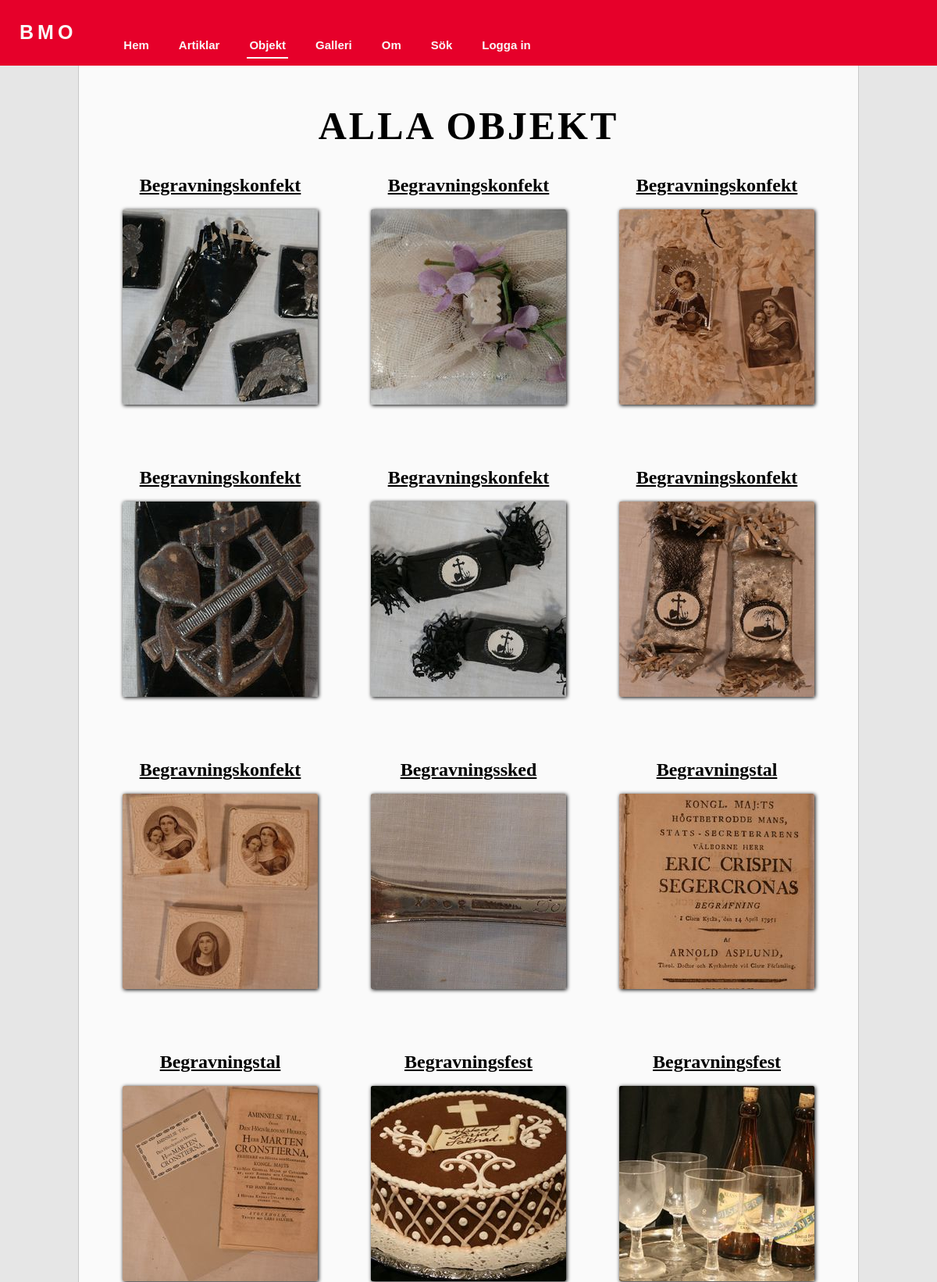
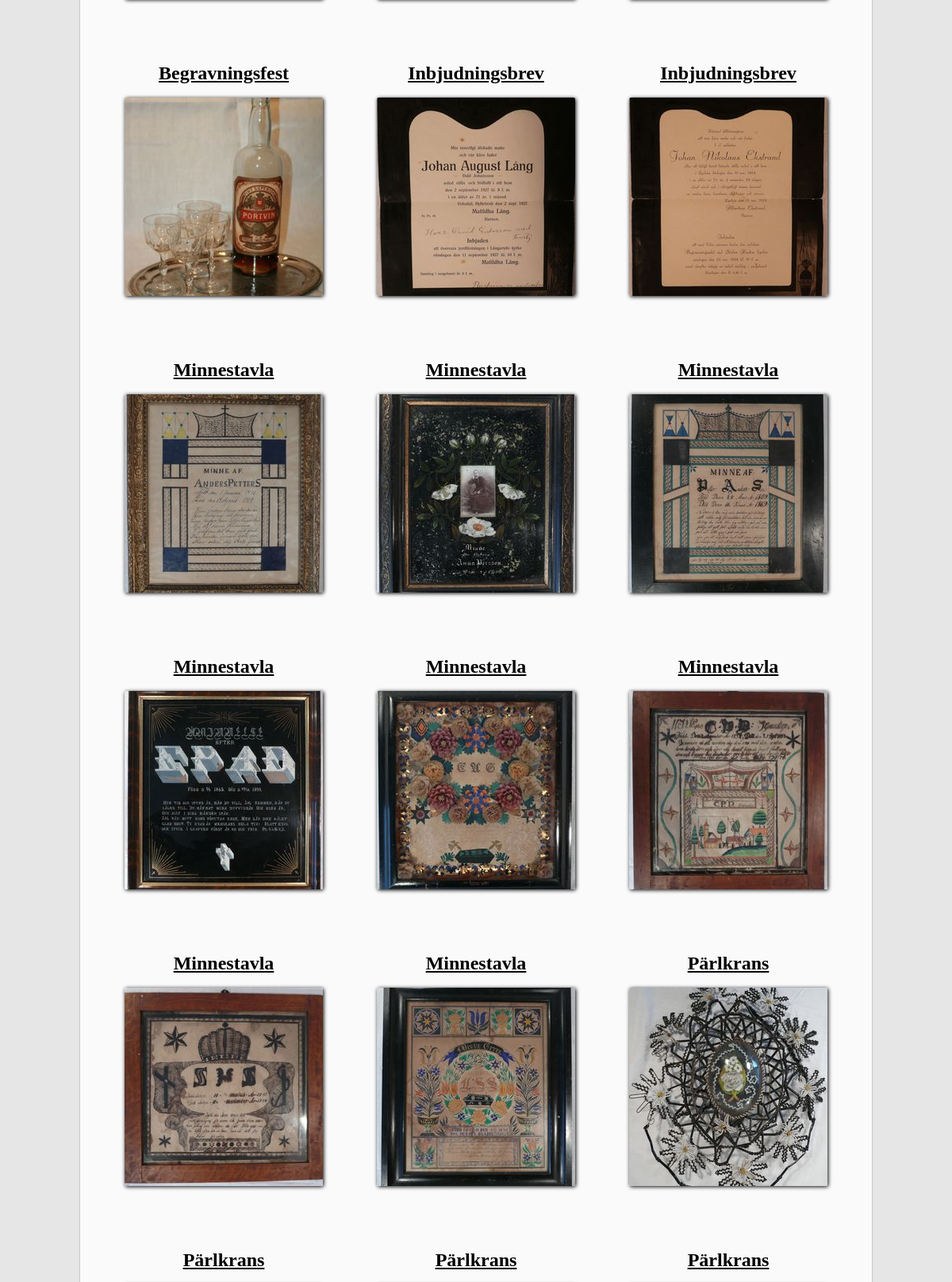
Page /public/all_objects.php (upper part) on the committed database (2 pictures, top to bottom).
### tables this page shows
CREATE TABLE Object
		(
			id INTEGER PRIMARY KEY  NOT NULL  UNIQUE, 
			title TEXT, 
			category TEXT, 
			text TEXT,
			image TEXT,
			owner TEXT
		);

### src/database.php (called while the page is built, shortened)
<?php
function connectToDatabase(string $dsn): object
{
    try {
        $db = new PDO($dsn);
        $db->setAttribute(PDO::ATTR_ERRMODE, PDO::ERRMODE_EXCEPTION);
        $db->setAttribute(PDO::ATTR_DEFAULT_FETCH_MODE, PDO::FETCH_ASSOC);
    } catch (PDOException $e) {
        echo "Failed to connect to the database using DSN:<br>'$dsn'<br>";
        throw $e;
    }
    return $db;
}
function getDsn(string $dbFile): string
{
    $fileName = "../db/$dbFile";
    if ($_SERVER["SERVER_NAME"] !== "www.student.bth.se") {
        $fileName = "C:\db/$dbFile";
    }
    $dsn = "sqlite:$fileName";
    return $dsn;
}
function checkIfUserIsAdmin(): bool
{
    $user = $_SESSION["user"] ?? null;
    $dsn = getDsn("bmo.sqlite");
    $db = connectToDatabase($dsn);
    $sql = <<<EOD
    SELECT
        role
    FROM users
    WHERE
        acronym = ?
    ;
    EOD;
    $satment = $db->prepare($sql);
    $args = [$user];
    $satment->execute($args);
    $result = $satment->fetch();
    return false;
}
function getAllObjects(): string
{
    $sql = <<<EOD
    SELECT
        id,
        title,
        category,
        text,
        image,
        owner
    FROM Object
    ;
    EOD;
    return $sql;
}

### view/pages/all_objects.php (called while the page is built)
<?php
$dsn = getDsn("bmo.sqlite");
$db = connectToDatabase($dsn);
$sql = getAllObjects();
$satment = $db->prepare($sql);
$satment->execute();
$result = $satment->fetchAll();

### public/all_objects.php (the view, shortened to what this page needs)
<?php
    include('../view/header.php');
    include('../view/navbar.php');
    include('../view/pages/all_objects.php');
    include('../src/article.php');
?>
<main class="main">
    <header>
        <h1 class="page_title">
            Alla Objekt
        </h1>
    </header>
    <div class="home_gallery">
        <?php foreach ($result as $object) : ?>
            <div>
            <h2 class="object_link">
                <a class="object_link" href="object.php?object=<?= $object["id"] ?>" ><?= $object["category"] ?></a>
            </h2>
            <p class="object_img">
                <a class="object_link" href="object.php?object=<?= $object["id"] ?>" >
                    <img class="homepage_img" src="img/250x250/<?= $object["image"] ?>" alt="<?=$object["title"]?>">
                </a>
            </p>
            </div>
        <?php endforeach; ?>
    </div>
</main>
<?php include('../view/footer.php') ?>

### view/header.php (shortened to what this page needs)
<!doctype html>
<html lang="sv">
<?php
    $activePage = basename($_SERVER["PHP_SELF"]);
?>
<head>
    <link rel="stylesheet" href="css/style.css">
</head>

### view/navbar.php
<?php
    $user = $_SESSION["user"] ?? null;
?>
<body>
    <header>
        <nav class="nav">
            <ul class="nav_bar">
                <li>
                    <p class="bmo">BMO</p>
                </li>
                <li>
                    <a class="<?= $activePage === "home.php" ? "active" : "not_active"?>" href="home.php">Hem</a>
                </li>
                <li>
                    <a class="<?= $activePage === "all_articles.php" ? "active" : "not_active"?>" href="all_articles.php">Artiklar</a>
                </li>
                <li>
                    <a class="<?= $activePage === "all_objects.php" ? "active" : "not_active"?>" href="all_objects.php">Objekt</a>
                </li>
                <li>
                    <a class="<?= $activePage === "gallery.php" ? "active" : "not_active"?>" href="gallery.php?gallery=1">Galleri</a>
                </li>
                <li>
                    <a class="<?= $activePage === "about.php" ? "active" : "not_active"?>" href="about.php">Om</a>
                </li>
                <li>
                    <a class="<?= $activePage === "search.php" ? "active" : "not_active"?>" href="search.php">Sök</a>
                </li>
                <li>
                    <?php if ($user) : ?>
                        <a class="<?= $activePage === "login.php" ? "active" : "not_active"?>" href="logout_process.php">Logga ut | Inloggad som: <?= $user ?></a>
                    <?php else : ?>
                        <a class="<?= $activePage === "login.php" ? "active" : "not_active"?>" href="login.php">Logga in</a>
                    <?php endif; ?>
                </li>
            </ul>
        </nav>
    </header>

### view/footer.php (shortened to what this page needs)
</body>
</html>

### public/css/style.css (style rules this page uses)
ul, h1, h2, h3, h4 { font-family:'Noto'; }
p { font-family:Arial, Helvetica, sans-serif; }
html { background: rgb(230, 230, 230); }
.main { margin: 0 auto; max-width: 1000px; min-height: 1000px; padding: 1em 3em; background: rgb(250, 250, 250); border-right: 1px solid rgb(200,200,200); border-left: 1px solid rgb(200,200,200); }
.page_title { letter-spacing: 3px; text-align: center; font-size: 50px; text-transform: uppercase; }
.home_gallery { display: flex; flex-wrap: wrap; justify-content: space-evenly; gap: 60px; margin: 0 0 100px 0; }
.homepage_img { border-radius: 2px; box-shadow: 1px 1px 5px black; }

### public/css/init.css (style rules this page uses)
html { box-sizing: border-box; }
*, *:before, *:after { box-sizing: inherit; }
html { line-height: 1.15; background-color: #333; }
body { margin: 0; overflow-y: scroll; font-family: "Fira Sans", "Source Sans Pro", Helvetica, Arial, sans-serif; }

### public/css/navbar.css (style rules this page uses)
.nav { background-color: rgb(230, 0, 42); }
.nav_bar { margin: 0; padding: 0; list-style: none; display: flex; gap: 2rem; }
.bmo { margin: 0; padding: 0 1em; color: rgb(250, 250, 250); text-decoration: none; position: relative; margin-top: -20px; font-size: 25px; font-family: arial; font-weight: bolder; letter-spacing: 5px; }
.nav_bar li { position: relative; margin-top: 30px; font-size: 17px; padding: 1em 0em; }
.nav_bar li a { border: none; text-decoration: none; border-bottom: 2px solid rgb(250, 250, 250, 0); font-family: Arial; font-weight: bold; font-size: 15px; color: rgb(250, 250, 250); padding: 0.5em 0.2em; }
.active { background: none; border-bottom: 2px solid rgb(250, 250, 250, 1) !important; }
.not_active { background: none; text-decoration: none; }

### public/css/object.css (style rules this page uses)
.object_img { text-align: center; }
.object_link { color: black; margin: 0; margin-bottom: 10px; text-align: center; }
.object_img { width: 100%; }

### rows in the picture
object: category "Begravningskonfekt", image (picture)
object: category "Begravningskonfekt", image (picture)
object: category "Begravningskonfekt", image (picture)
object: category "Begravningskonfekt", image (picture)
object: category "Begravningskonfekt", image (picture)
object: category "Begravningskonfekt", image (picture)
object: category "Begravningskonfekt", image (picture)
object: category "Begravningssked", image (picture)
object: category "Begravningstal", image (picture)
object: category "Begravningstal", image (picture)
object: category "Begravningsfest", image (picture)
object: category "Begravningsfest", image (picture)
object: category "Begravningsfest", image (picture)
object: category "Inbjudningsbrev", image (picture)
object: category "Inbjudningsbrev", image (picture)
object: category "Minnestavla", image (picture)
object: category "Minnestavla", image (picture)
object: category "Minnestavla", image (picture)
object: category "Minnestavla", image (picture)
object: category "Minnestavla", image (picture)
object: category "Minnestavla", image (picture)
object: category "Minnestavla", image (picture)
object: category "Minnestavla", image (picture)
object: category "Pärlkrans", image (picture)
object: category "Pärlkrans"
object: category "Pärlkrans"
object: category "Pärlkrans"
